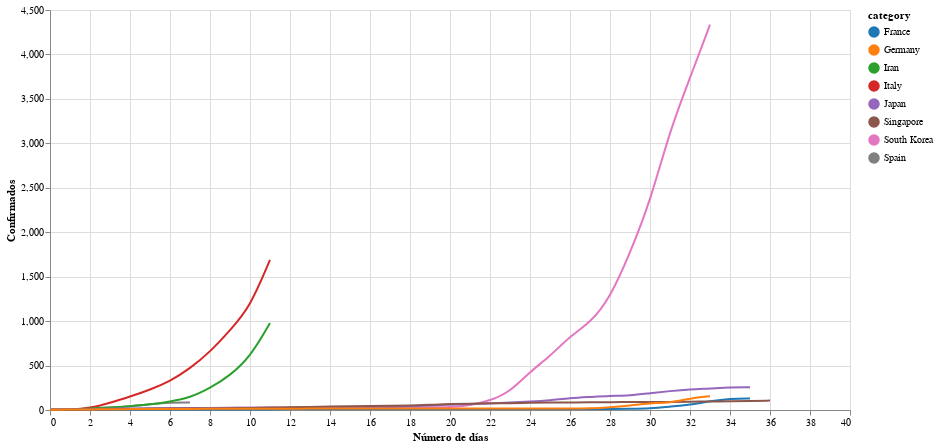

Notebook code for this chart:
### Markdown cell above
### Hasta la actualidad

### Code cell
# collapse
# get data
response = requests.get('https://docs.google.com/spreadsheet/ccc?key=1Z7VQ5xlf3BaTx_LBBblsW4hLoGYWnZyog3jqsS9Dbgc&output=csv&gid=0')
assert response.status_code == 200, 'Wrong status code'
data = response.content
df = pd.read_csv(BytesIO(data))
df = df[df.columns[2:]][1:65].T.reset_index(drop=True)
col_names = df.iloc[0]
col_names[1] = 'Fecha'
df.columns = col_names
df = df.drop(df.index[0])
df['Fecha'] = pd.to_datetime(df['Fecha'], utc=True)
df = df.set_index('Fecha')
df = df.applymap(lambda a: str(a).replace(',',''))
df = df.apply(pd.to_numeric, errors='coerce')
keep = ['Spain', 'Italy', 'South Korea', 'Iran', 'Japan', 'France', 'Singapore', 'Germany']
df = df[keep]

# align data
aligned_data = {}
daily_delta = 2
plus_days = 35 + daily_delta
plus_spain = 6 + daily_delta
plus_iran = 10 + daily_delta
plus_italy = 10 + daily_delta

aligned_data['Spain'] = np.array(df['Spain'][42:42+plus_spain])
aligned_data['Italy'] = np.array(df['Italy'][37:37+plus_italy])
aligned_data['South Korea'] = np.array(df['South Korea'][16:16+plus_days])
aligned_data['Iran'] = np.array(df['Iran'][37:37+plus_iran])
aligned_data['Japan'] = np.array(df['Japan'][14:14+plus_days])
aligned_data['France'] = np.array(df['France'][14:14+plus_days])
aligned_data['Singapore'] = np.array(df['Singapore'][12:12+plus_days])
aligned_data['Germany'] = np.array(df['Germany'][16:16+plus_days])
df_aligned = pd.DataFrame(dict([(k,pd.Series(v)) for k,v in aligned_data.items() ]))
df = df_aligned

# plot
# color scheme
def my_theme():
    return {
        'config': {
            'range': {'category': {'scheme': 'category10'}}
        }
    }

# Register and enable.
alt.themes.register('my_theme', my_theme)
alt.themes.enable('my_theme')

source = df.reset_index().melt('index', var_name='category', value_name='Confirmados')
source.index = list(source.index)
source.index = source.index.astype(int)
selection = alt.selection_multi(fields=['category'], bind='legend')

line = alt.Chart(source).mark_line(interpolate='basis').encode(
    alt.X('index:Q', axis=alt.Axis(tickRound=True), title='Número de días'),
    alt.Y('Confirmados:Q'),
    alt.Color('category:N'),
    opacity=alt.condition(selection, alt.value(1), alt.value(0.2))
)

nearest = alt.selection(type='single', nearest=True, on='mouseover',
                        fields=['index'], empty='none')

# Transparent selectors across the chart. This is what tells us
# the x-value of the cursor
selectors = alt.Chart(source).mark_point().encode(
    x='index:Q',
    opacity=alt.value(0),
).add_selection(
    nearest
)

# Draw points on the line, and highlight based on selection
points = line.mark_point().encode(
    opacity=alt.condition(nearest, alt.value(1), alt.value(0))
)

# Draw text labels near the points, and highlight based on selection
text = line.mark_text(align='left', dx=5, dy=-5).encode(
    text=alt.condition(nearest, 'Confirmados:Q', alt.value(' '))
)

line = line.add_selection(
    selection
)

# Draw a rule at the location of the selection
rules = alt.Chart(source).mark_rule(color='gray').encode(
    x='index:Q',
).transform_filter(
    nearest
)

# Put the five layers into a chart and bind the data
alt.layer(
    line, selectors, points, rules, text
).properties(
    width=800, height=400
)

### Figure 1 — Vega-Lite specification as saved in the notebook (floating-point values rounded to 4 significant figures; data arrays with more than 128 entries replaced by an {"elided": "..."} marker saying what was removed)
{"config": {"range": {"category": {"scheme": "category10"}}}, "layer": [{"mark": {"type": "line", "interpolate": "basis"}, "encoding": {"color": {"type": "nominal", "field": "category"}, "opacity": {"condition": {"value": 1, "selection": "selector018"}, "value": 0.2}, "x": {"type": "quantitative", "axis": {"tickRound": true}, "field": "index", "title": "Número de días"}, "y": {"type": "quantitative", "field": "Confirmados"}}, "selection": {"selector018": {"type": "multi", "fields": ["category"], "bind": "legend"}}}, {"mark": "point", "encoding": {"opacity": {"value": 0}, "x": {"type": "quantitative", "field": "index"}}, "selection": {"selector019": {"type": "single", "nearest": true, "on": "mouseover", "fields": ["index"], "empty": "none"}}}, {"mark": "point", "encoding": {"color": {"type": "nominal", "field": "category"}, "opacity": {"condition": {"value": 1, "selection": "selector019"}, "value": 0}, "x": {"type": "quantitative", "axis": {"tickRound": true}, "field": "index", "title": "Número de días"}, "y": {"type": "quantitative", "field": "Confirmados"}}}, {"mark": {"type": "rule", "color": "gray"}, "encoding": {"x": {"type": "quantitative", "field": "index"}}, "transform": [{"filter": {"selection": "selector019"}}]}, {"mark": {"type": "text", "align": "left", "dx": 5, "dy": -5}, "encoding": {"color": {"type": "nominal", "field": "category"}, "opacity": {"condition": {"value": 1, "selection": "selector018"}, "value": 0.2}, "text": {"condition": {"type": "quantitative", "field": "Confirmados", "selection": "selector019"}, "value": " "}, "x": {"type": "quantitative", "axis": {"tickRound": true}, "field": "index", "title": "Número de días"}, "y": {"type": "quantitative", "field": "Confirmados"}}}], "data": {"name": "data-96b545c6699ddab2d2f9436ea0595645"}, "height": 400, "width": 800, "$schema": "https://vega.github.io/schema/vega-lite/v4.0.2.json", "datasets": {"data-96b545c6699ddab2d2f9436ea0595645": {"elided": "296 records"}}}
